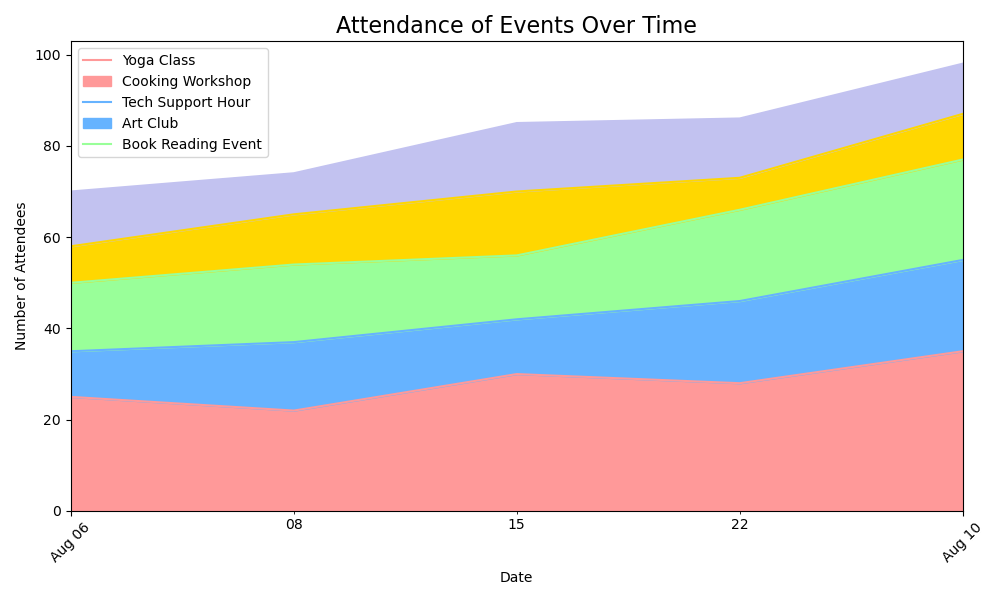

The Python source for this figure:

import matplotlib.pyplot as plt
import pandas as pd
from matplotlib.dates import DateFormatter

# Your data
data = [
    {'Date': '2023-03-01', 'Yoga Class': 25, 'Cooking Workshop': 10, 'Tech Support Hour': 15, 'Art Club': 8, 'Book Reading Event': 12},
    {'Date': '2023-03-08', 'Yoga Class': 22, 'Cooking Workshop': 15, 'Tech Support Hour': 17, 'Art Club': 11, 'Book Reading Event': 9},
    {'Date': '2023-03-15', 'Yoga Class': 30, 'Cooking Workshop': 12, 'Tech Support Hour': 14, 'Art Club': 14, 'Book Reading Event': 15},
    {'Date': '2023-03-22', 'Yoga Class': 28, 'Cooking Workshop': 18, 'Tech Support Hour': 20, 'Art Club': 7, 'Book Reading Event': 13},
    {'Date': '2023-03-29', 'Yoga Class': 35, 'Cooking Workshop': 20, 'Tech Support Hour': 22, 'Art Club': 10, 'Book Reading Event': 11}
]

# Convert the data into a Pandas DataFrame
df = pd.DataFrame(data)

# Convert the 'Date' column to datetime
df['Date'] = pd.to_datetime(df['Date'])

# Set the 'Date' column as the index of the DataFrame
df.set_index('Date', inplace=True)

# Plotting the stacked area chart
fig, ax = plt.subplots(figsize=(10, 6))

activities = ['Yoga Class', 'Cooking Workshop', 'Tech Support Hour', 'Art Club', 'Book Reading Event']
colors = ['#ff9999','#66b3ff','#99ff99','#ffd700','#c2c2f0']  # Different color for each activity

# Create the stacked area plot
df.plot(kind='area', stacked=True, ax=ax, color=colors)

# Set the title and labels
ax.set_title('Attendance of Events Over Time', fontdict={'fontsize': 16})
ax.set_xlabel('Date')
ax.set_ylabel('Number of Attendees')

# Improve formatting of the x-axis dates
date_form = DateFormatter("%b %d")
ax.xaxis.set_major_formatter(date_form)

# Rotate x-axis labels for better readability
plt.xticks(rotation=45)

# Add a legend to the plot
ax.legend(activities, loc='upper left')

# Show the plot
plt.tight_layout()
plt.show()
